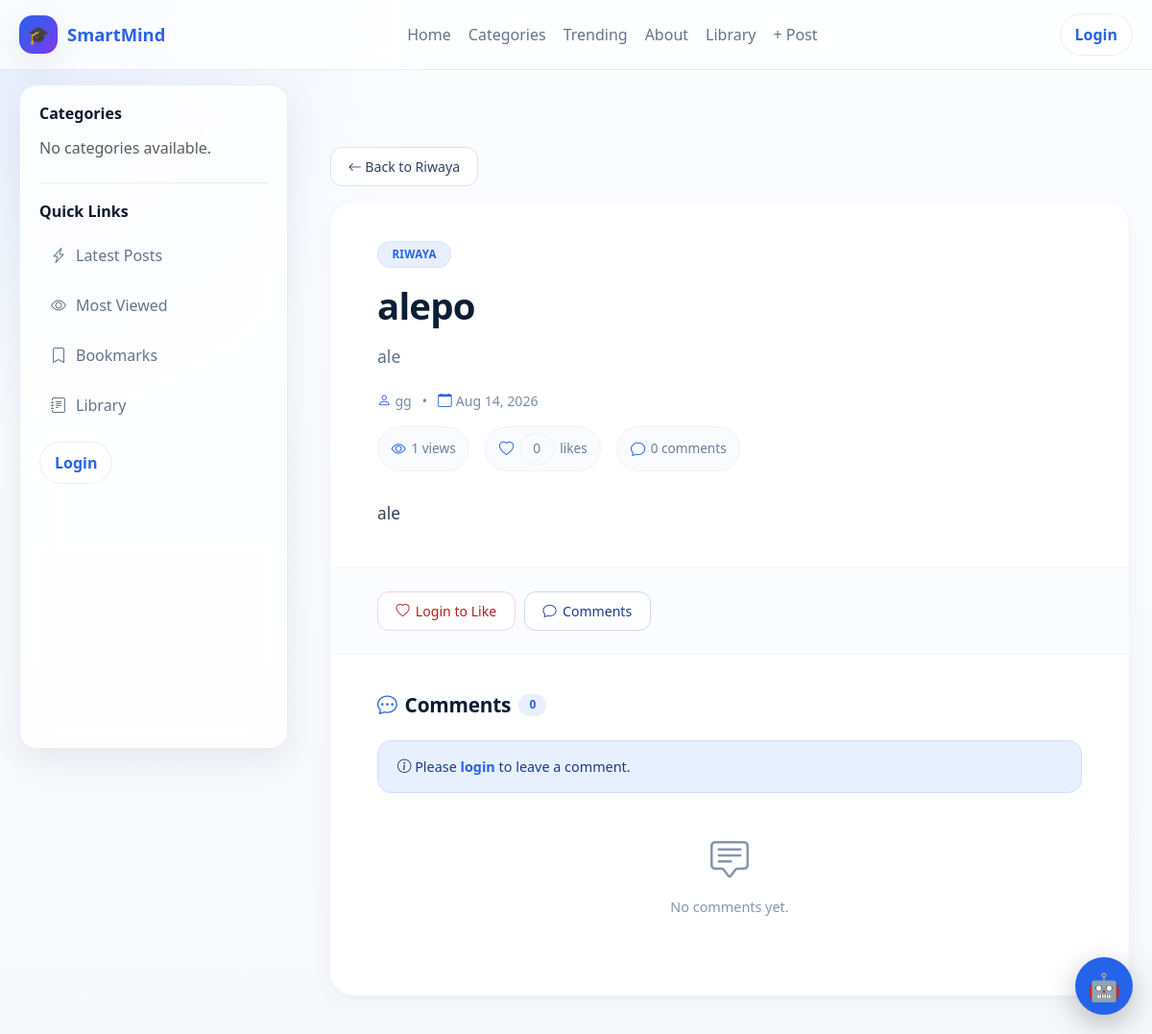
The page /posts/alepo-9fbb39/ on the database as committed earlier.
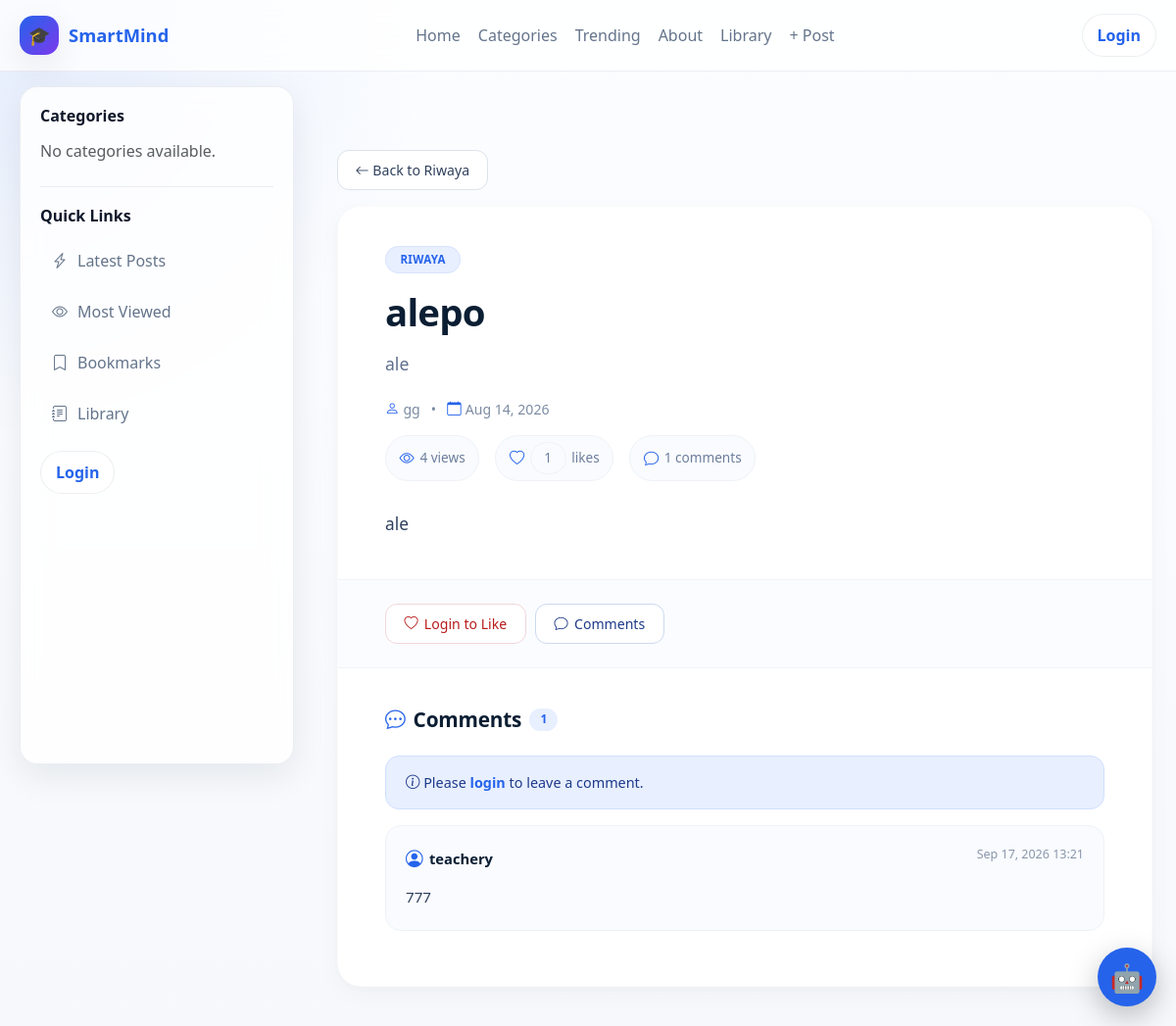
The same page on the database as committed later.
### blog/models.py (models this page shows, shortened)
class Comment(models.Model):
    post = models.ForeignKey(
        Post,
        on_delete=models.CASCADE,
        related_name="comments"
    )
    author = models.ForeignKey(
        User,
        on_delete=models.CASCADE,
        related_name="comments"
    )
    text = CKEditor5Field(
        "Text",
        config_name="default"
    )
    liked_by = models.ManyToManyField(
        User,
        related_name="liked_comments",
        blank=True
    )
    created_at = models.DateTimeField(
        auto_now_add=True
    )
    updated_at = models.DateTimeField(
        auto_now=True
    )
    class Meta:
        ordering = [
            "created_at"
        ]

### accounts/models.py (models this page shows, shortened)
class User(AbstractUser):
    ROLE_CHOICES = [
        ("school_admin", "School Admin"),
        ("teacher", "Teacher"),
        ("student", "Student"),
        ("parent", "Parent"),
    ]
    role = models.CharField(
        max_length=20,
        choices=ROLE_CHOICES,
        default="student",
        db_index=True,
    )
    school = models.ForeignKey(
        "schools.School",
        on_delete=models.CASCADE,
        related_name="users",
        null=True,
        blank=True,
    )
    school_class = models.ForeignKey(
        "schools.SchoolClass",
        on_delete=models.SET_NULL,
        related_name="students",
        null=True,
        blank=True,
    )
    teacher_role = models.ForeignKey(
        "TeacherRole",
        on_delete=models.SET_NULL,
        null=True,
        blank=True,
        related_name="teachers",
    )
    admission_number = models.CharField(
        max_length=30,
        unique=True,
        blank=True,
        null=True,
        db_index=True,
    )
    employee_number = models.CharField(
        max_length=30,
        unique=True,
        blank=True,
        null=True,
        db_index=True,
    )
    tsc_number = models.CharField(
        max_length=30,
        blank=True,
        null=True,
    )
    phone_number = models.CharField(max_length=20, blank=True)
    profile_picture = models.ImageField(upload_to="profiles/", blank=True, null=True)
    date_of_birth = models.DateField(blank=True, null=True)
    is_verified = models.BooleanField(default=False)
    created_at = models.DateTimeField(default=timezone.now)
    updated_at = models.DateTimeField(auto_now=True)

### blog/views.py (the view)
def post_detail(request, slug):
    post = get_object_or_404(
        Post.objects
        .select_related(
            "author",
            "category",
            "school",
        )
        .prefetch_related(
            "tags",
            "images",
            "likes",
        ),
        slug=slug,
    )
    Post.objects.filter(
        pk=post.pk
    ).update(
        view_count=F("view_count") + 1
    )
    post.refresh_from_db()
    comments = list(
        Comment.objects
        .filter(post=post)
        .select_related("author")
        .prefetch_related("liked_by")
        .order_by("created_at")
    )
    if request.user.is_authenticated:
        user_id = request.user.pk
        for comment in comments:
            comment.likes_count = (
                comment.liked_by.count()
            )
            comment.liked_by_current_user = (
                comment.liked_by
                .filter(pk=user_id)
                .exists()
            )
    else:
        for comment in comments:
            comment.likes_count = (
                comment.liked_by.count()
            )
            comment.liked_by_current_user = False
    is_liked = (
        request.user.is_authenticated
        and post.likes.filter(
            pk=request.user.pk
        ).exists()
    )
    likes_count = post.likes.count()
    comments_count = len(comments)
    views_count = post.view_count
    can_edit = can_manage_post(
        request,
        post
    )
    can_delete = can_edit
    context = {
        "post": post,
        "comments": comments,
        "comments_count": comments_count,
        "likes_count": likes_count,
        "views_count": views_count,
        "is_liked": is_liked,
        "can_edit": can_edit,
        "can_delete": can_delete,
    }
    return render(request,"post_detail.html",context)

### blog/views.py (called while the page is built)
def get_user_role(request):
    return getattr(
        request.user,
        "role",
        None
    )

def can_manage_post(
    request,
    post
):
    user_role = get_user_role(request)
    return (
        request.user.is_authenticated
        and (
            request.user.is_superuser
            or user_role == "school_admin"
            or (
                user_role == "teacher"
                and post.author_id == request.user.pk
            )
        )
    )

### blog/templates/post_detail.html (shortened to what the changed rows need)
{% extends "base.html" %}
{% load static %}
{% block content %}
<div class="post-container">
    <article class="post-card">
        <div class="post-header">
            <h1 class="post-title">
                {{ post.title }}
            </h1>
            <div class="stats mt-3">
                <span>
                    <i class="bi bi-eye"></i>
                    {{ views_count }} views
                </span>
                <span>
                    <i class="bi bi-heart"></i>
                    <span id="like-count">{{ likes_count }}</span>
                    likes
                </span>
                <span>
                    <i class="bi bi-chat"></i>
                    {{ comments_count }} comments
                </span>
            </div>
        </div>
        <section id="comments-section" class="comment-section">
            <h3 class="mb-4">
                <i class="bi bi-chat-dots"></i>
                Comments
                <span class="badge bg-primary">{{ comments_count }}</span>
            </h3>
            {% for comment in comments %}
                <div class="comment-card">
                    <div class="d-flex justify-content-between align-items-start">
                        <div>
                            <span class="comment-author">
                                <i class="bi bi-person-circle"></i>
                                {{ comment.author.get_full_name|default:comment.author.username }}
                            </span>
                        </div>
                        <span class="comment-date">
                            {{ comment.created_at|date:"M d, Y H:i" }}
                        </span>
                    </div>
                    <div class="comment-text">
                        {{ comment.text|safe }}
                    </div>
                </div>
            {% empty %}
                <div class="text-center py-4">
                    <i class="bi bi-chat-square-text fs-1 text-muted"></i>
                    <p class="text-muted mt-2">No comments yet.</p>
                </div>
            {% endfor %}
        </section>
    </article>
</div>
{% endblock %}

Rows that differ between the two databases and show on the page:
added Comment: author.get_full_name "teachery", created_at "Sep 17, 2026 13:21", text "777"
Other text that changed with them:
{{ views_count }}: "1" → "4"
{{ likes_count }}: "0" → "1"
{{ comments_count }}: "0" → "1"
text no longer shown: "No comments yet."
